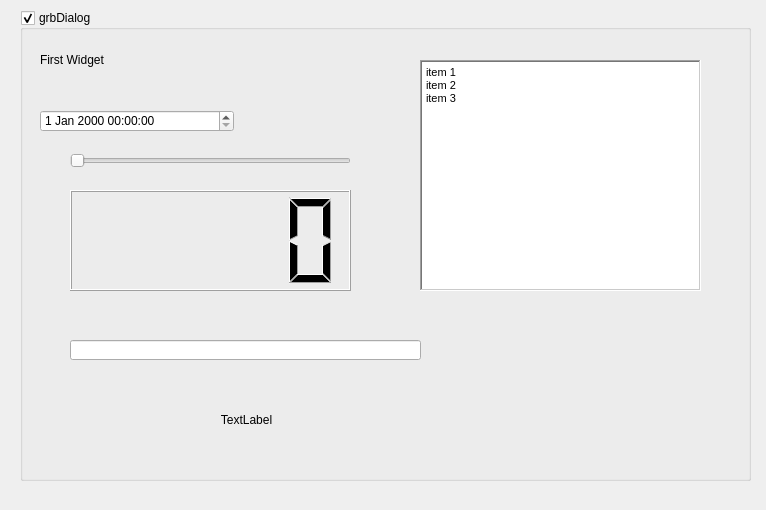
<?xml version="1.0" encoding="UTF-8"?>
<ui version="4.0">
 <class>WizardPage</class>
 <widget class="QWizardPage" name="WizardPage">
  <property name="geometry">
   <rect>
    <x>0</x>
    <y>0</y>
    <width>766</width>
    <height>510</height>
   </rect>
  </property>
  <property name="windowTitle">
   <string>WizardPage</string>
  </property>
  <widget class="QGroupBox" name="groupBox">
   <property name="geometry">
    <rect>
     <x>20</x>
     <y>10</y>
     <width>731</width>
     <height>471</height>
    </rect>
   </property>
   <property name="title">
    <string>grbDialog</string>
   </property>
   <property name="flat">
    <bool>false</bool>
   </property>
   <property name="checkable">
    <bool>true</bool>
   </property>
   <widget class="QLabel" name="label">
    <property name="geometry">
     <rect>
      <x>20</x>
      <y>40</y>
      <width>71</width>
      <height>20</height>
     </rect>
    </property>
    <property name="text">
     <string>First Widget</string>
    </property>
   </widget>
   <widget class="QDateTimeEdit" name="dateTimeEdit">
    <property name="geometry">
     <rect>
      <x>20</x>
      <y>100</y>
      <width>194</width>
      <height>22</height>
     </rect>
    </property>
   </widget>
   <widget class="QTextEdit" name="textEdit">
    <property name="geometry">
     <rect>
      <x>400</x>
      <y>50</y>
      <width>281</width>
      <height>231</height>
     </rect>
    </property>
    <property name="frameShape">
     <enum>QFrame::WinPanel</enum>
    </property>
    <property name="html">
     <string>&lt;!DOCTYPE HTML PUBLIC &quot;-//W3C//DTD HTML 4.0//EN&quot; &quot;http://www.w3.org/TR/REC-html40/strict.dtd&quot;&gt;
&lt;html&gt;&lt;head&gt;&lt;meta name=&quot;qrichtext&quot; content=&quot;1&quot; /&gt;&lt;style type=&quot;text/css&quot;&gt;
p, li { white-space: pre-wrap; }
&lt;/style&gt;&lt;/head&gt;&lt;body style=&quot; font-family:'MS Shell Dlg 2'; font-size:8.25pt; font-weight:400; font-style:normal;&quot;&gt;
&lt;p style=&quot; margin-top:0px; margin-bottom:0px; margin-left:0px; margin-right:0px; -qt-block-indent:0; text-indent:0px;&quot;&gt;item 1&lt;/p&gt;
&lt;p style=&quot; margin-top:0px; margin-bottom:0px; margin-left:0px; margin-right:0px; -qt-block-indent:0; text-indent:0px;&quot;&gt;item 2&lt;/p&gt;
&lt;p style=&quot; margin-top:0px; margin-bottom:0px; margin-left:0px; margin-right:0px; -qt-block-indent:0; text-indent:0px;&quot;&gt;item 3&lt;/p&gt;&lt;/body&gt;&lt;/html&gt;</string>
    </property>
   </widget>
   <widget class="QSlider" name="my_horizontalSlider">
    <property name="geometry">
     <rect>
      <x>50</x>
      <y>140</y>
      <width>281</width>
      <height>22</height>
     </rect>
    </property>
    <property name="mouseTracking">
     <bool>true</bool>
    </property>
    <property name="minimum">
     <number>10</number>
    </property>
    <property name="maximum">
     <number>999</number>
    </property>
    <property name="orientation">
     <enum>Qt::Horizontal</enum>
    </property>
   </widget>
   <widget class="QLCDNumber" name="lcdNumber">
    <property name="geometry">
     <rect>
      <x>50</x>
      <y>180</y>
      <width>281</width>
      <height>101</height>
     </rect>
    </property>
   </widget>
   <widget class="QLineEdit" name="lineEdit">
    <property name="geometry">
     <rect>
      <x>50</x>
      <y>330</y>
      <width>351</width>
      <height>20</height>
     </rect>
    </property>
    <property name="text">
     <string/>
    </property>
    <property name="frame">
     <bool>true</bool>
    </property>
    <property name="alignment">
     <set>Qt::AlignCenter</set>
    </property>
    <property name="placeholderText">
     <string notr="true" comment="to jesttttt"/>
    </property>
   </widget>
   <widget class="QLabel" name="label_2">
    <property name="geometry">
     <rect>
      <x>56</x>
      <y>389</y>
      <width>341</width>
      <height>41</height>
     </rect>
    </property>
    <property name="text">
     <string>TextLabel</string>
    </property>
    <property name="alignment">
     <set>Qt::AlignCenter</set>
    </property>
   </widget>
  </widget>
 </widget>
 <resources/>
 <connections>
  <connection>
   <sender>my_horizontalSlider</sender>
   <signal>valueChanged(int)</signal>
   <receiver>lcdNumber</receiver>
   <slot>display(int)</slot>
   <hints>
    <hint type="sourcelabel">
     <x>210</x>
     <y>160</y>
    </hint>
    <hint type="destinationlabel">
     <x>210</x>
     <y>240</y>
    </hint>
   </hints>
  </connection>
  <connection>
   <sender>lineEdit</sender>
   <signal>textChanged(QString)</signal>
   <receiver>label_2</receiver>
   <slot>setText(QString)</slot>
   <hints>
    <hint type="sourcelabel">
     <x>249</x>
     <y>357</y>
    </hint>
    <hint type="destinationlabel">
     <x>248</x>
     <y>422</y>
    </hint>
   </hints>
  </connection>
 </connections>
</ui>
